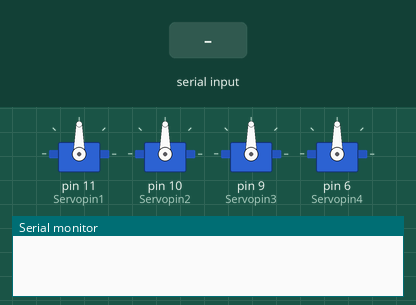
Recording of a sketch running on a simulated Arduino Uno, built with avr-gcc and run on an emulated ATmega328P. Shown: 4 × servo, the last lines printed to the serial monitor. The test bench sets the inputs (shaded band).

Above: at 2.8 s.
2.9 s: "90,45\n" received over the second serial link
At 4.6 s:
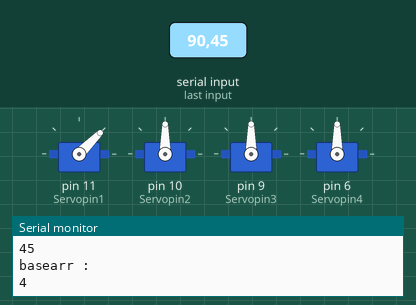
5.5 s: "200\n" received over the second serial link
At 6.7 s:
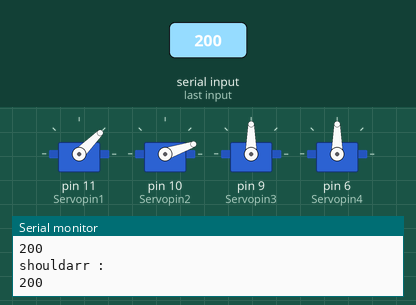
7.0 s: "30,150\n" received over the second serial link
At 8.8 s:
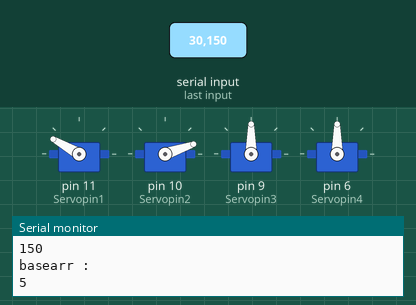
9.5 s: "5\n" received over the second serial link
At 9.9 s:
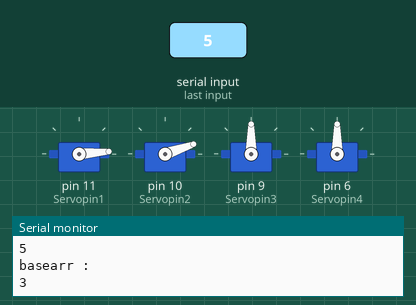
11.0 s: "90\n" received over the second serial link
At 12.2 s:
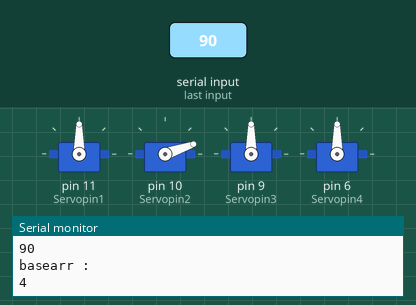
Timing chart, 0 to 13.5 s (numbered marks = the images above; inputs shaded):
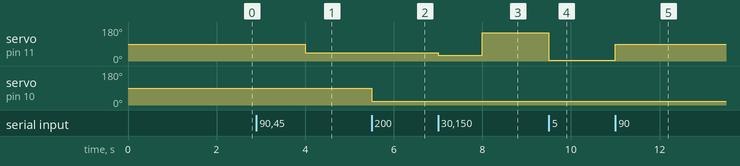

The sketch:

Robot_Arm_bluetooth_ver_01_final_version_automation_.ino
```cpp
#include <Servo.h>
#include <SoftwareSerial.h>
SoftwareSerial myserial(0, 1);

int Servopin1=11; //base

int Servopin2=10; //shoulder

int Servopin3=9; //elbow

int Servopin4=6; //Gripper

int inval;

int servopos1;

int servopos2;

int servopos3;

int servopos4;
//
//int base;
//int elbow ;
//int shoulder;
//int gripper;

int base[10] ;
int shoulder[10];
int elbow[10];
int gripper[10];


Servo Myservo1;

Servo Myservo2;

Servo Myservo3;

Servo Myservo4;


int i;
int j;
int k ;
int l;

void setup() {

  // put your setup code here, to run once:

Myservo1.attach(Servopin1);

Myservo2.attach(Servopin2);

Myservo3.attach(Servopin3);

Myservo4.attach(Servopin4);
Serial.begin(9600);
myserial.begin(9600);
//
//myserial.println("start ");
//Myservo4.write(90);
//delay(1000);
//
//Myservo3.write(90);
//delay(1000);
//Myservo3.write(417);
//delay(1000);
//Myservo4.write(0);
//delay(1000);
//Myservo4.write(630);
//delay(1000);
//Myservo4.write(592);
//delay(1000);
//Myservo4.write(543);
//delay(1000);
//
//
//Myservo3.write(493);
//delay(1000);
//Myservo2.write(241);
//delay(1000);
//Myservo1.write(100);
//delay(1000);
//Myservo3.write(473);
//delay(1000);
//Myservo2.write(275);
//delay(1000);
//
//Myservo4.write(641);
//delay(1000);
//
//myserial.println("End");


}


void loop() {

  // put your main code here, to run repeatedly:

if (myserial.available()>0) {

  inval=myserial.parseInt();
//  myserial.println("inval  : ");
//  myserial.println(inval);
  Serial.println(inval);


}

if (inval>0 && inval<=180) {

  servopos1=inval;


   Serial.println("BASE : ");
   base[l]=Serial.println(inval);
   Myservo1.write(servopos1);
   Serial.println("basearr : ");
   Serial.println(base[l]);
   l+=1;

}

  if (inval>180 && inval<=361) {

  servopos2=inval-181;


   Serial.println("Shoulder : ");
   Serial.println(inval);
   shoulder[k]=inval;
   Myservo2.write(servopos2);
   Serial.println("shouldarr : ");
   Serial.println(shoulder[k]);
  k=+1;
}

if (inval>361 && inval<=542) {

  servopos3=inval-362;
  Serial.println("Elbow : ");
   Serial.println(inval);
   elbow[j]=inval;
   Myservo3.write(servopos3);
   Serial.println("elbowarr : ");
   Serial.println(elbow[j]);
   j+=1;
}

if (inval>542 && inval<=722) {

  servopos4=inval-543;
  Serial.println("Gripper : ");
   Serial.println(inval);
   gripper[i]=inval;
   Myservo4.write(servopos4);
   Serial.println("griparr : ");
   Serial.println(gripper[i]);
       i+=1;

}
delay(1000);
}


//  elbow 417
// gripper 630
// gripper 592
// gripper 543

//elbow  493
//shouldre 241
//base 100
//elbow 473
// shoulder 275
//gripper 641

//automatic

//void automate(base ,shoulder ,elbow ,gripper ){
//Serial.println("Values are  : ")
// Serial.println(base);
// Serial.println(Shoulder);
// Serial.println(elbow);
// Serial.println(gripper);
// Serial.println("Done");
// delay(1000);
//
//
//  }
```

Measured:
- after the input at 2.9 s, servo on pin 11 (Servopin1): 90° → 45° after 1.1 s
- after the input at 5.5 s, servo on pin 10 (Servopin2): 90° → 19° at once
- after the input at 7.0 s, servo on pin 11 (Servopin1): 45° → 30° at once, → 150° 1.0 s later
- after the input at 9.5 s, servo on pin 11 (Servopin1): 150° → 5° at once
- after the input at 11.0 s, servo on pin 11 (Servopin1): 5° → 90° at once
